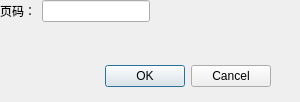
<?xml version="1.0" encoding="UTF-8"?>
<ui version="4.0">
 <class>dlgto</class>
 <widget class="QDialog" name="dlgto">
  <property name="geometry">
   <rect>
    <x>0</x>
    <y>0</y>
    <width>300</width>
    <height>102</height>
   </rect>
  </property>
  <property name="windowTitle">
   <string>请输入页码</string>
  </property>
  <widget class="QDialogButtonBox" name="buttonBox">
   <property name="geometry">
    <rect>
     <x>-70</x>
     <y>60</y>
     <width>341</width>
     <height>32</height>
    </rect>
   </property>
   <property name="orientation">
    <enum>Qt::Horizontal</enum>
   </property>
   <property name="standardButtons">
    <set>QDialogButtonBox::Cancel|QDialogButtonBox::Ok</set>
   </property>
  </widget>
  <widget class="QWidget" name="">
   <layout class="QHBoxLayout" name="horizontalLayout">
    <item>
     <widget class="QLabel" name="label">
      <property name="text">
       <string>页码：</string>
      </property>
     </widget>
    </item>
    <item>
     <widget class="QLineEdit" name="lineEdit">
      <property name="inputMask">
       <string>9999</string>
      </property>
     </widget>
    </item>
   </layout>
  </widget>
 </widget>
 <resources/>
 <connections>
  <connection>
   <sender>buttonBox</sender>
   <signal>accepted()</signal>
   <receiver>dlgto</receiver>
   <slot>accept()</slot>
   <hints>
    <hint type="sourcelabel">
     <x>248</x>
     <y>254</y>
    </hint>
    <hint type="destinationlabel">
     <x>157</x>
     <y>274</y>
    </hint>
   </hints>
  </connection>
  <connection>
   <sender>buttonBox</sender>
   <signal>rejected()</signal>
   <receiver>dlgto</receiver>
   <slot>reject()</slot>
   <hints>
    <hint type="sourcelabel">
     <x>316</x>
     <y>260</y>
    </hint>
    <hint type="destinationlabel">
     <x>286</x>
     <y>274</y>
    </hint>
   </hints>
  </connection>
 </connections>
</ui>
